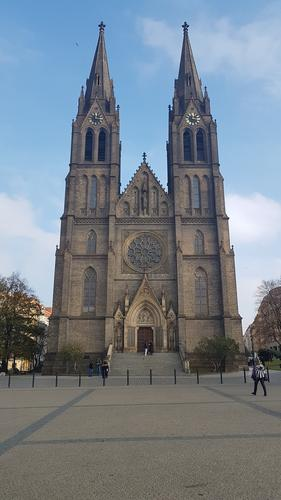
#> input picture filter/ludmila.jpg, 281 x 500 px
$ python filter.py
#> lines starting #> are read from the running program, lines starting #| are printed output that depends on the picture
from PIL import Image
import numpy as np

def loadImage(file_path):
#> called with file_path = './ludmila.jpg'
    pil_image = Image.open(file_path)
#> pil_image is the input picture: PIL image 281x500 RGB; mean R, G, B 119.2, 129.7, 139.6
    numpy_image = np.asarray(pil_image, np.int32)
    #np.array(pic.getdata()).reshape(pic.size[0], pic.size[1], 3)
    print(f'loaded image, dimensions: {numpy_image.shape}')
#| loaded image, dimensions: (500, 281, 3)
    return numpy_image

def exportImage(numpy_image, output_path):
    pil_image = Image.fromarray(np.uint8(numpy_image))
    pil_image.show()
    pil_image.save(output_path)

def darken(image):
    darkened = image - 50
    darkened[darkened < 0] = 0
    return darkened

def darken2(image):
    bw = (image[:,:,0] + image[:,:,1] + image[:,:,2])/3
    bw[bw > 150] = bw[bw > 150] - 150
    return bw

def gradient(image):
    darkening = 0
    for i in range(image.shape[0]):
        darkening = 200 * i / image.shape[0]
        image[i] = image[i] - darkening
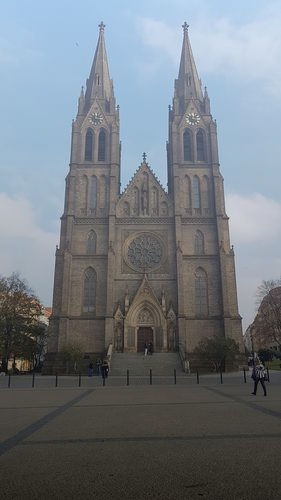
#> image: shape (500, 281, 3) int32; mean R, G, B 19.4, 29.8, 39.8; drawn with min black and max white
    image[image < 0] = 0
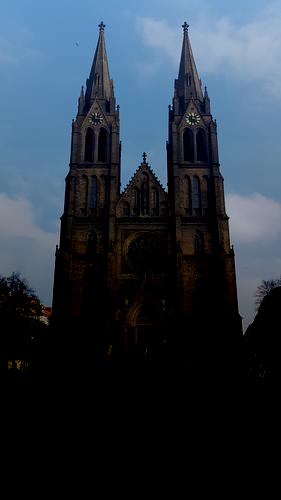
#> image: shape (500, 281, 3) int32; mean R, G, B 44.4, 56.7, 70
    return image

image = loadImage('./ludmila.jpg')
# [9 lines of commented-out code are left out]
grad = gradient(image)
exportImage(grad, './output.jpg')

$ run again, with motion/coral-dense/coral-dense-001.png saved as filter/ludmila.jpg
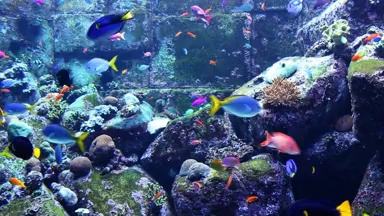
#> input picture motion/coral-dense/coral-dense-001.png, 384 x 216 px
#> in loadImage, pil_image is the input picture: PIL image 384x216 RGB; mean R, G, B 69.5, 90.2, 124.5
#| loaded image, dimensions: (216, 384, 3)
#> after the loop in gradient, `for i in range(image.shape[0]):`:
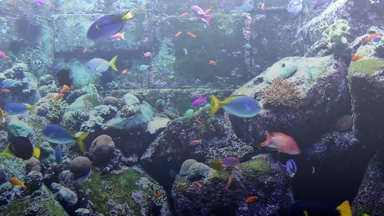
#> image: shape (216, 384, 3) int32; mean R, G, B -29.9, -9.3, 24.9; drawn with min black and max white
#> in gradient, `image[image < 0] = 0`:
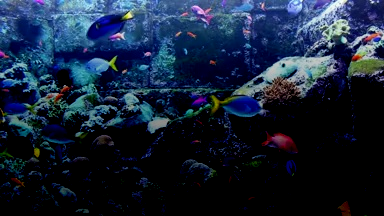
#> image: shape (216, 384, 3) int32; mean R, G, B 22.8, 35.7, 56.2
